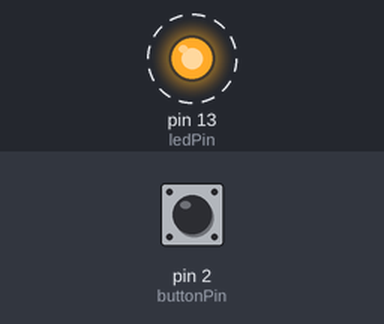
The sketch below on a simulated Arduino Uno, built with avr-gcc and run on an emulated ATmega328P. Parts: output pins drawn as LEDs (lit = HIGH). Dashed ring = blinking. Inputs (shaded band) come from the test bench; at power-on: pin 2 (buttonPin) LOW.

Above: at 0.5 s.
Timing chart, 0 to 4.6 s (numbered marks = the images above):
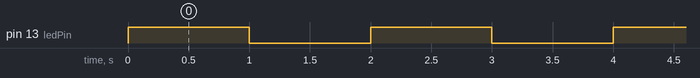

The sketch:

BlinkButton.ino
```cpp
/*
  Blink & Button - Day 1 of 30-Day Robotics & IoT Simulation Challenge
  ----------------------------------------------------
  This program blinks an LED on pin 13. A push button on pin 2
  changes the blinking speed when pressed.

  Author: Ehab Elsayed
*/

const int ledPin = 13;         // LED connected to digital pin 13
const int buttonPin = 2;       // Button connected to digital pin 2

int buttonState = LOW;         // Current reading from button
int blinkDelay = 1000;         // Initial blink delay (milliseconds)

void setup() {
  pinMode(ledPin, OUTPUT);     // Set LED pin as output
  pinMode(buttonPin, INPUT);   // Set button pin as input
}

void loop() {
  // Read the state of the button
  buttonState = digitalRead(buttonPin);

  // Adjust blink speed based on button state
  if (buttonState == HIGH) {
    blinkDelay = 200;          // Fast blink when button is pressed
  } else {
    blinkDelay = 1000;         // Slow blink when button is not pressed
  }

  // Blink the LED
  digitalWrite(ledPin, HIGH);
  delay(blinkDelay);
  digitalWrite(ledPin, LOW);
  delay(blinkDelay);
}
```

Measured:
- by itself, pin 13 (ledPin): alternates HIGH for 1.0 s and LOW for 1.0 s
